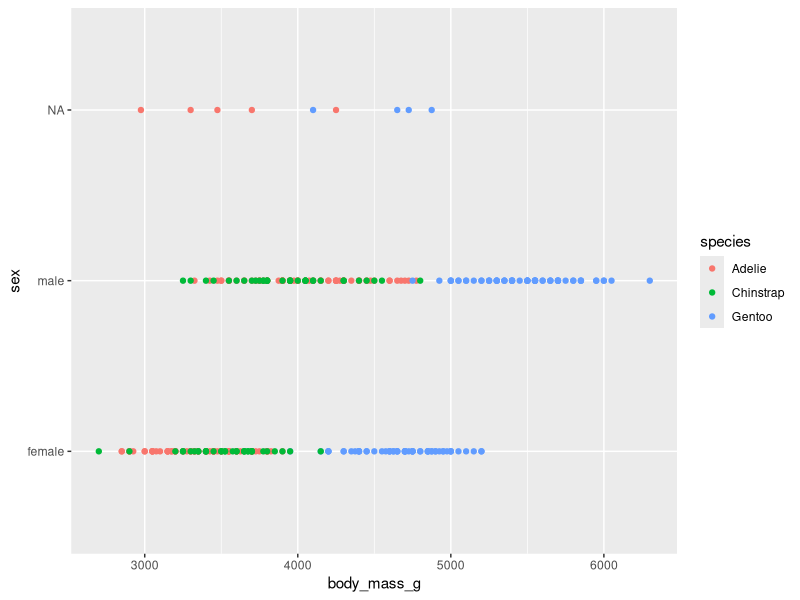

The R source for this figure:
## ---- chunk 1
knitr::opts_chunk$set(echo = TRUE,
                      message = FALSE,
                      warning = FALSE)
## ---- chunk 2
library(tidyverse)
library(here)
library(kableExtra)
library(palmerpenguins)
## ---- chunk 3
glimpse(penguins)
## ---- chunk 4
penguins%>%
  ggplot(aes(x=body_mass_g,
             y=sex,
             color = species)) +
  geom_point()
